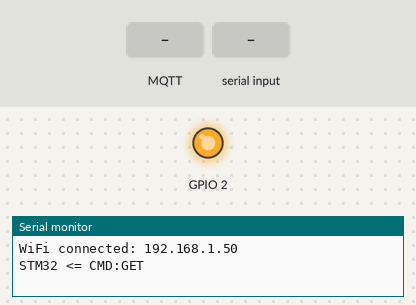
Simulated run of this program. Board: ESP8266 (NodeMCU). Shown: output pins drawn as LEDs (lit = HIGH), the last lines printed to the serial monitor. Inputs (shaded band) come from the test bench. WiFi joins after 1.5 s; servers stay silent unless stated; no MQTT or app messages arrive unless stated.

Above: at 2.7 s.
2.8 s: MQTT message "BOOT:READY" arrives on the first subscribed topic
At 5.6 s:
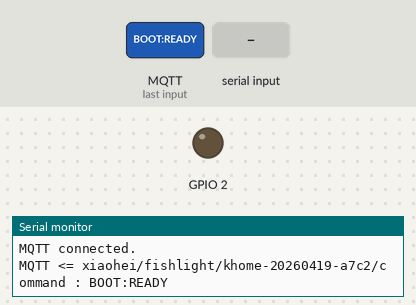
5.8 s: "ON\n" received over the second serial link
7.3 s: MQTT message "STATE:" arrives on the first subscribed topic
8.8 s: "OFF\n" received over the second serial link
10.3 s: MQTT message "ON" arrives on the first subscribed topic
11.8 s: "TOGGLE\n" received over the second serial link
Timing chart, 0 to 14.3 s (numbered marks = the images above; inputs shaded):
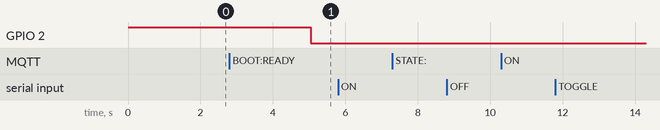

The program:

main.cpp
```cpp
#include <Arduino.h>
#include <ESP8266WiFi.h>
#include <PubSubClient.h>
#include <SoftwareSerial.h>
#include <WiFiManager.h>

#ifndef SERIAL_BAUD
#define SERIAL_BAUD 115200
#endif

#ifndef STM32_UART_BAUD
#define STM32_UART_BAUD 115200
#endif

#ifndef STM32_RX_PIN
#define STM32_RX_PIN 4
#endif

#ifndef STM32_TX_PIN
#define STM32_TX_PIN 5
#endif

#ifndef STATUS_LED_PIN
#define STATUS_LED_PIN 2
#endif

#ifndef DEVICE_NAME
#define DEVICE_NAME "鱼缸照明"
#endif

#ifndef MQTT_HOST
#define MQTT_HOST "broker.emqx.io"
#endif

#ifndef MQTT_PORT
#define MQTT_PORT 1883
#endif

#ifndef MQTT_TOPIC_ROOT
#define MQTT_TOPIC_ROOT "xiaohei/fishlight/khome-20260419-a7c2"
#endif

#ifndef AP_SSID
#define AP_SSID "XiaoHei-FishLight"
#endif

#ifndef AP_PASSWORD
#define AP_PASSWORD "12345678"
#endif

namespace {

constexpr size_t STM32_BUFFER_SIZE = 96;
constexpr uint32_t MQTT_RECONNECT_INTERVAL_MS = 5000;
constexpr uint32_t STATE_QUERY_INTERVAL_MS = 4000;

SoftwareSerial stm32Serial(STM32_RX_PIN, STM32_TX_PIN);
WiFiClient wifiClient;
PubSubClient mqttClient(wifiClient);
WiFiManager wifiManager;

char stm32Buffer[STM32_BUFFER_SIZE];
size_t stm32Length = 0;

bool currentPower = false;
bool stateKnown = false;
String lastSource = "boot";
unsigned long lastReconnectAttemptMs = 0;
unsigned long lastStateQueryMs = 0;

String commandTopic;
String stateTopic;
String availabilityTopic;
String clientId;

void setStatusLed(bool online) {
  digitalWrite(STATUS_LED_PIN, online ? LOW : HIGH);
}

void sendToStm32(const char *line) {
  stm32Serial.print(line);
  stm32Serial.print('\n');
  Serial.print("STM32 <= ");
  Serial.println(line);
}

void publishState(const char *source) {
  if (!mqttClient.connected() || !stateKnown) {
    return;
  }

  char payload[192];
  snprintf(
      payload,
      sizeof(payload),
      "{\"deviceName\":\"%s\",\"power\":%s,\"source\":\"%s\"}",
      DEVICE_NAME,
      currentPower ? "true" : "false",
      source);

  mqttClient.publish(stateTopic.c_str(), payload, true);
}

void handleStateLine(const String &line) {
  if (line == "BOOT:READY") {
    sendToStm32("CMD:GET");
    return;
  }

  if (!line.startsWith("STATE:")) {
    Serial.print("Ignored line: ");
    Serial.println(line);
    return;
  }

  const int first = line.indexOf(':');
  const int second = line.indexOf(':', first + 1);
  if (second < 0) {
    return;
  }

  const String powerToken = line.substring(first + 1, second);
  const String sourceToken = line.substring(second + 1);

  currentPower = powerToken == "ON";
  stateKnown = true;
  lastSource = sourceToken;
  Serial.print("State updated from STM32: ");
  Serial.println(line);

  publishState(lastSource.c_str());
}

void readStm32Serial() {
  while (stm32Serial.available() > 0) {
    const char ch = static_cast<char>(stm32Serial.read());

    if (ch == '\r') {
      continue;
    }

    if (ch == '\n') {
      stm32Buffer[stm32Length] = '\0';
      if (stm32Length > 0) {
        handleStateLine(String(stm32Buffer));
      }
      stm32Length = 0;
      continue;
    }

    if (stm32Length < STM32_BUFFER_SIZE - 1) {
      stm32Buffer[stm32Length++] = ch;
    } else {
      stm32Length = 0;
    }
  }
}

void handleMqttMessage(char *topic, uint8_t *payload, unsigned int length) {
  String message;
  message.reserve(length);
  for (unsigned int i = 0; i < length; ++i) {
    message += static_cast<char>(payload[i]);
  }
  message.trim();
  message.toUpperCase();

  Serial.print("MQTT <= ");
  Serial.print(topic);
  Serial.print(" : ");
  Serial.println(message);

  if (message == "ON") {
    sendToStm32("CMD:SET:ON");
  } else if (message == "OFF") {
    sendToStm32("CMD:SET:OFF");
  } else if (message == "TOGGLE") {
    sendToStm32("CMD:TOGGLE");
  } else if (message == "QUERY") {
    sendToStm32("CMD:GET");
  }
}

bool connectMqtt() {
  if (mqttClient.connected()) {
    return true;
  }

  const bool ok = mqttClient.connect(
      clientId.c_str(),
      availabilityTopic.c_str(),
      1,
      true,
      "offline");

  if (!ok) {
    Serial.print("MQTT connect failed, rc=");
    Serial.println(mqttClient.state());
    return false;
  }

  mqttClient.subscribe(commandTopic.c_str(), 1);
  mqttClient.publish(availabilityTopic.c_str(), "online", true);
  if (stateKnown) {
    publishState(lastSource.c_str());
  }
  sendToStm32("CMD:GET");
  setStatusLed(true);
  Serial.println("MQTT connected.");
  return true;
}

void ensureMqttConnection() {
  if (mqttClient.connected()) {
    return;
  }

  setStatusLed(false);
  const unsigned long now = millis();
  if ((now - lastReconnectAttemptMs) < MQTT_RECONNECT_INTERVAL_MS) {
    return;
  }

  lastReconnectAttemptMs = now;
  connectMqtt();
}

void ensureStateQuery() {
  const unsigned long now = millis();
  if ((now - lastStateQueryMs) < STATE_QUERY_INTERVAL_MS) {
    return;
  }

  lastStateQueryMs = now;
  sendToStm32("CMD:GET");
}

}  // namespace

void setup() {
  pinMode(STATUS_LED_PIN, OUTPUT);
  setStatusLed(false);

  Serial.begin(SERIAL_BAUD);
  stm32Serial.begin(STM32_UART_BAUD);

  commandTopic = String(MQTT_TOPIC_ROOT) + "/command";
  stateTopic = String(MQTT_TOPIC_ROOT) + "/state";
  availabilityTopic = String(MQTT_TOPIC_ROOT) + "/availability";
  clientId = "FishLightESP-" + String(ESP.getChipId(), HEX);

  mqttClient.setServer(MQTT_HOST, MQTT_PORT);
  mqttClient.setCallback(handleMqttMessage);

  WiFi.mode(WIFI_STA);
  wifiManager.setConfigPortalTimeout(180);

  const bool connected = wifiManager.autoConnect(AP_SSID, AP_PASSWORD);
  if (!connected) {
    Serial.println("WiFi config timeout, rebooting.");
    ESP.restart();
  }

  Serial.print("WiFi connected: ");
  Serial.println(WiFi.localIP());

  sendToStm32("CMD:GET");
}

void loop() {
  if (WiFi.status() != WL_CONNECTED) {
    setStatusLed(false);
    delay(50);
    return;
  }

  ensureMqttConnection();
  mqttClient.loop();
  readStm32Serial();

  if (!stateKnown) {
    ensureStateQuery();
  }
}
```
